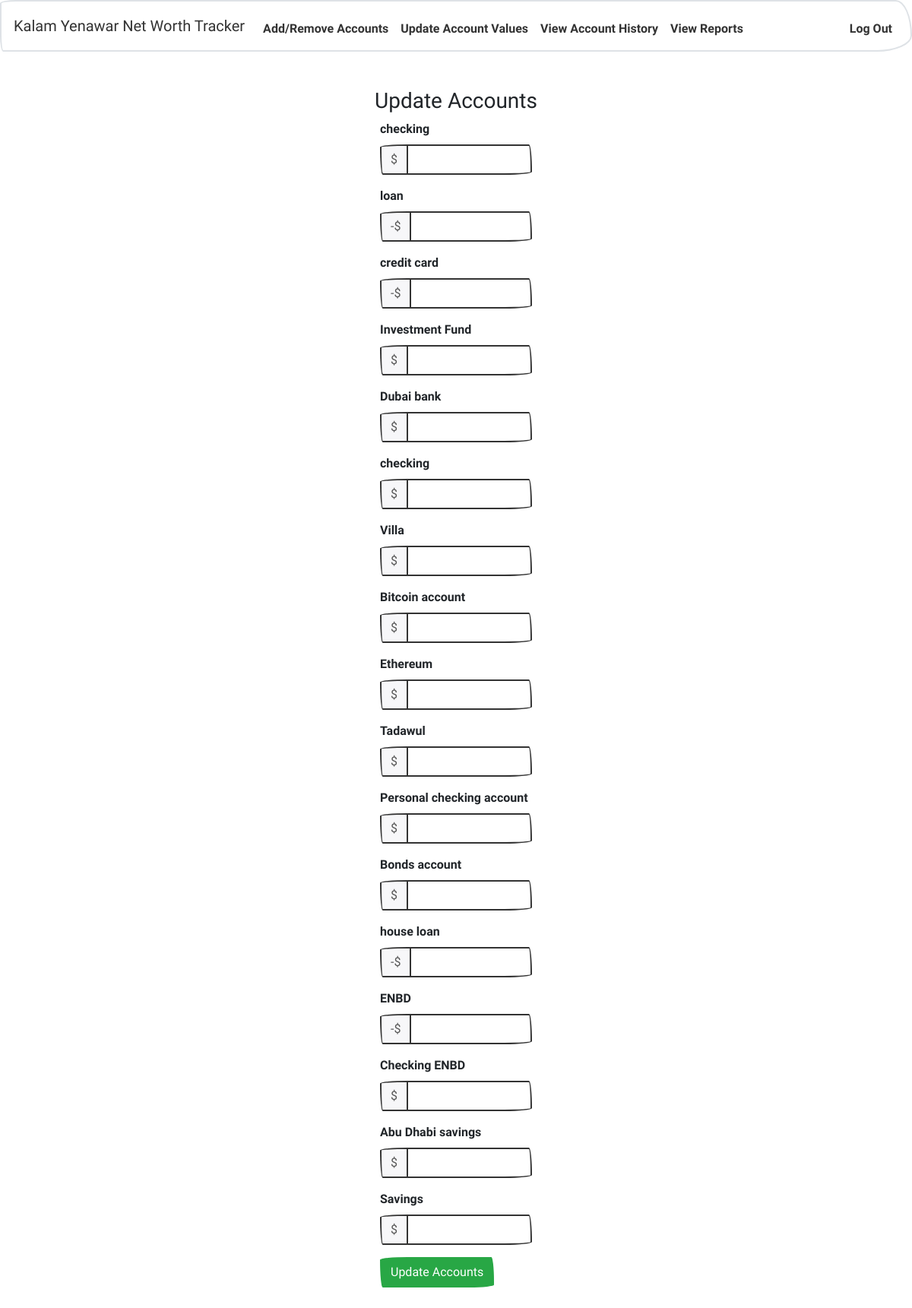
Page /update (signed in) on the earlier database version.
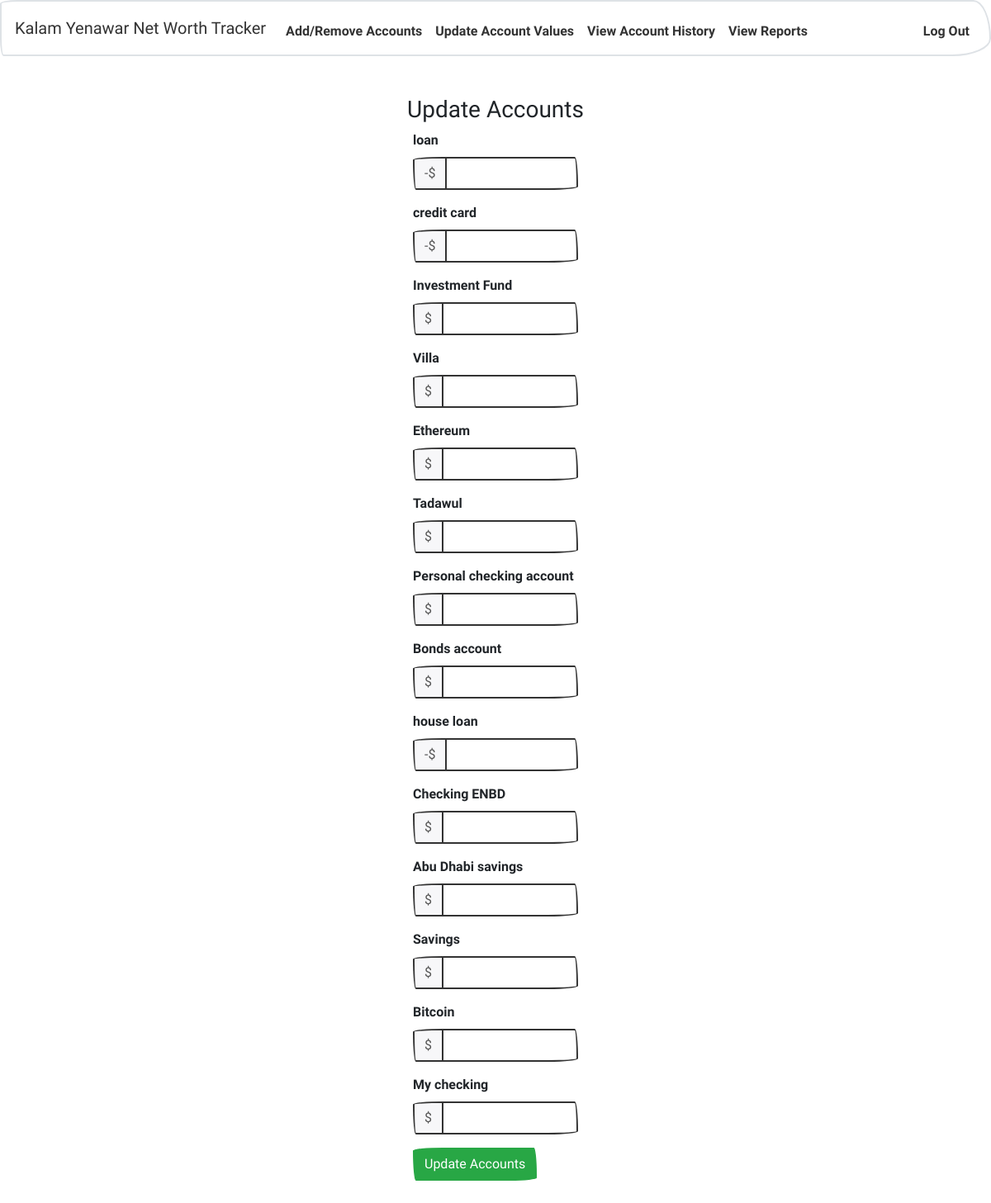
Same page on the later database version.
### tables this page shows
CREATE TABLE 'accounts' ('id' integer PRIMARY KEY AUTOINCREMENT NOT NULL, 'name' varchar(20) NOT NULL, 'userid' integer NOT NULL, 'value' real, 'type' varchar(20) NOT NULL, custodian varchar(255), country varchar(255));

### application.py (the view)
@app.route("/update", methods=["GET", "POST"])
@login_required
def update():
    if request.method == "POST":
        user_id = session['user_id']
        accounts = db.execute("SELECT * FROM accounts WHERE userid = :user_id", user_id=user_id)
        networth = 0
        for account in accounts:
            if not request.form.get(account['name']):
                newvalue = account['value']
            else:
                newvalue = float(request.form.get(account['name']))
                if account['type'] == 'Credit' or account['type'] == 'Loan':
                    newvalue = newvalue * -1
                print("value for " + account['name'] + " is")
            print(newvalue)
            networth += float(newvalue)
            db.execute(
                'INSERT INTO "history" ("accountid","value","userid") VALUES (:accountid, :newvalue, :user_id)', accountid=account['id'], newvalue=newvalue, user_id=user_id)
            db.execute('UPDATE accounts SET value = :newvalue WHERE id = :accountid', newvalue=newvalue, accountid=account['id'])
        db.execute('INSERT INTO "networth" ("userid","value") VALUES (:user_id, :networth)', user_id=user_id, networth=networth)
        return redirect("/")
    else:
        user_id = session['user_id']
        accounts = db.execute("SELECT * FROM accounts WHERE userid = :user_id", user_id=user_id)
        return render_template("update.html", accounts=accounts)

### application.py (called while the page is built)
@app.after_request
def after_request(response):
    response.headers["Cache-Control"] = "no-cache, no-store, must-revalidate"
    response.headers["Expires"] = 0
    response.headers["Pragma"] = "no-cache"
    return response

### helpers.py (called while the page is built)
def login_required(f):
    @wraps(f)
    def decorated_function(*args, **kwargs):
        if session.get("user_id") is None:
            return redirect("/login")
        return f(*args, **kwargs)
    return decorated_function

### templates/update.html (shortened to what this page needs)
{% extends "layout.html" %}
{% block main %}
    <h3>Update Accounts</h3>
    <form action="/update" method="post">
        <div class="form-group">
            {% for row in accounts %}
            <div class="form-group">
                <label for="type">{{ row['name'] }}</label>
                <div class="form-group">
                    <div class="input-group mb-3">
                        <div class="input-group-prepend">
                            {% if row['type'] == 'Credit' or row['type'] == 'Loan' %}
                            <span class="input-group-text">-$</span>
                            {% else %}
                            <span class="input-group-text">$</span>
                            {% endif %}
                        </div>
                        <input name="{{ row['name'] }}" class="form-control" type="number" step="0.01">
                    </div>
                </div>
            </div>
            {% endfor %}
        </div>
        <div class="form-group">
            <button class="btn btn-success" type="submit">Update Accounts</button>
        </div>
    </form>
{% endblock %}

### templates/layout.html (shortened to what this page needs)
<!DOCTYPE html>
<html lang="en">
    <head>
        <link href="/static/styles.css" rel="stylesheet"/>
    </head>
    <body>
        <nav class="navbar navbar-expand-md navbar-light bg-light border">
            <a class="navbar-brand" href="/">Kalam Yenawar Net Worth Tracker</a>
            <div class="collapse navbar-collapse" id="navbar">
                {% if session.user_id %}
                    <ul class="navbar-nav mr-auto mt-2">
                        <li class="nav-item"><a class="nav-link" href="/accounts">Add/Remove Accounts</a></li>
                        <li class="nav-item"><a class="nav-link" href="/update">Update Account Values</a></li>
                        <li class="nav-item"><a class="nav-link" href="/history">View Account History</a></li>
                        <li class="nav-item"><a class="nav-link" href="/reports">View Reports</a></li>
                    </ul>
                    <ul class="navbar-nav ml-auto mt-2">
                        <li class="nav-item"><a class="nav-link" href="/logout">Log Out</a></li>
                    </ul>
                {% else %}
                    <ul class="navbar-nav ml-auto mt-2">
                        <li class="nav-item"><a class="nav-link" href="/register">Register</a></li>
                        <li class="nav-item"><a class="nav-link" href="/login">Log In</a></li>
                    </ul>
                {% endif %}
            </div>
        </nav>
        <main class="container p-5">
            {% block main %}{% endblock %}
        </main>
    </body>
</html>

Differences in the rows shown:
removed accounts: name "checking"
removed accounts: name "Dubai bank"
removed accounts: name "checking"
removed accounts: name "Bitcoin account"
removed accounts: name "ENBD"
added accounts: name "Bitcoin"
added accounts: name "My checking"
